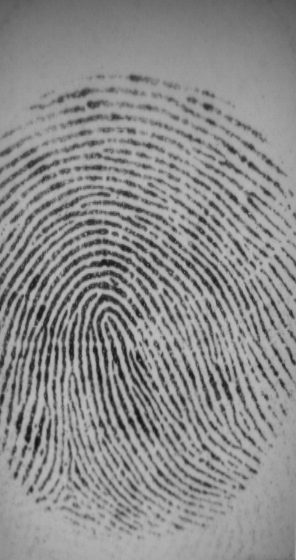
#> input picture fprdata/DB2_B/108_1.tif, 296 x 560 px; the run also reads 2 pictures not shown here
$ jupyter execute --allow-errors 'Fingerprint Recognition.ipynb'   (shell and % lines are left out)
#> lines starting #> are read from the running program, lines starting #| are printed output that depends on the picture
### fprmodules/enhancement/image_enhance.py
# -*- coding: utf-8 -*-
"""
Created on Mon Apr 18 22:50:30 2016

@author: utkarsh
"""
from .ridge_segment import ridge_segment
from .ridge_orient import ridge_orient
from .ridge_freq import ridge_freq
from .ridge_filter import ridge_filter

def image_enhance(img):

	# normalise the image and find a ROI
    blksze = 16
    thresh = 0.1
    normim,mask = ridge_segment(img,blksze,thresh)

	# find orientation of every pixel using gradients (smoothed)
    gradientsigma = 1
    blocksigma = 7
    orientsmoothsigma = 7
    orientim = ridge_orient(normim, gradientsigma, blocksigma, orientsmoothsigma);

	#find the overall frequency of ridges
    blksze = 38
    windsze = 5
    minWaveLength = 5
    maxWaveLength = 15
    freqim,medfreq = ridge_freq(normim, mask, orientim, blksze, windsze, minWaveLength,maxWaveLength);

    # create gabor filter and do the actual filtering
    freq = medfreq*mask
    kx = 0.65;ky = 0.65
    enhim = ridge_filter(normim, orientim, freq, kx, ky)


    #th, bin_im = cv2.threshold(np.uint8(newim),0,255,cv2.THRESH_BINARY);
#    return(newim < -3)
    return(enhim, mask, orientim, freqim)

### Fingerprint Recognition.ipynb
# Biometrics: _Fingerprint Recognition_

In this project different fingerprint recognition systems are implemented. These systems are evaluated in three databases provided (DB2_B, DB3_B, DB4_B).

### Minutiae Extraction and matching

The basis FPR matching is based on matching keypoints, called minutiae. They are defined as the ridge endings and bifurcations and can be easily determined by first thresholding and skeletonizing/thinning the enhanced image.
Instead, based on the developments in Computer Vision, the use of keypoint features turns out to be very succesfull, too.

### Importing packages

[cell 1]
import cv2
import numpy as np
import argparse
from matplotlib import pyplot as plt
import fprmodules.enhancement as fe
import glob
import statistics
from sklearn.metrics import roc_curve, auc
from scipy.optimize import brentq
from scipy.interpolate import interp1d

[cell 2]
# to plot the figures inside the notebook:

### Reading two random images, convert to gray scale and plot

[cell 3]
image1_name = "fprdata/DB2_B/108_1.tif"
image2_name = "fprdata/DB2_B/108_4.tif"

[cell 4]
img_1 = cv2.imread(image1_name)
#> img_1 is the input picture: shape (560, 296, 3); min 18, max 192, mean 139.7
# convert to gray if color
if(len(img_1.shape)>2):
     img_1 = cv2.cvtColor(img_1,cv2.COLOR_BGR2GRAY)
#> img_1: shape (560, 296)

img_2 = cv2.imread(image2_name)
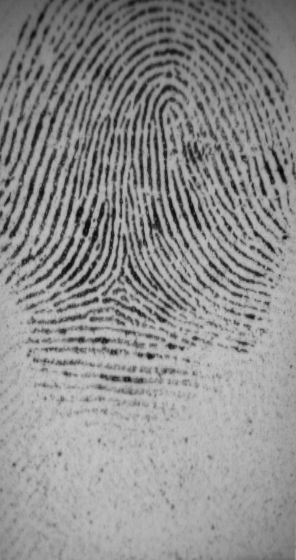
#> input picture fprdata/DB2_B/108_4.tif, 296 x 560 px
#> img_2 is the input picture: shape (560, 296, 3); min 4, max 199, mean 141.1
# convert to gray if color
if(len(img_2.shape)>2):
     img_2 = cv2.cvtColor(img_2,cv2.COLOR_BGR2GRAY)
#> img_2: shape (560, 296)

#plot
plt.subplot(1,2,1)
plt.imshow(img_1, cmap='gray')
plt.subplot(1,2,2)
plt.imshow(img_2, cmap='gray')
plt.show()
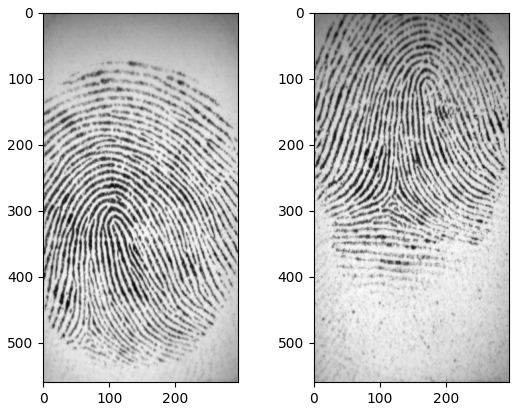
#> figure drawn by matplotlib, 2 panels
#> (the rest of the program and of its run is left out)
